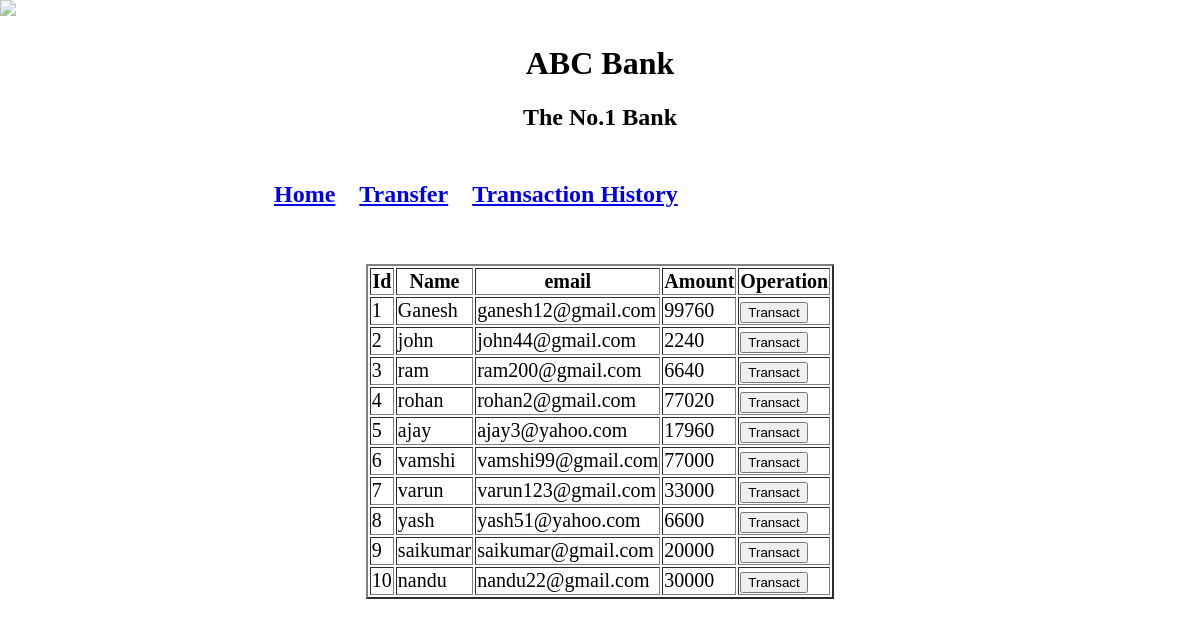
/transfer.php, run on the app's committed database.
### tables this page shows
CREATE TABLE `members` (
  `id` int(3) NOT NULL,
  `name` text NOT NULL,
  `email` varchar(30) NOT NULL,
  `amount` int(8) NOT NULL
);

### transfer.php (the view, shortened to what this page needs)
<!DOCTYPE html>
<html>
<head>
	<link rel="stylesheet" type="text/css" href="style.css">
</head>
<body>
	<?php
		$servername="localhost";
		$username="root";
		$password="banking";
		$dbname="bank";
		$conn= new mysqli($servername,$username,$password,$dbname);
    $sql = "SELECT * FROM members";
    $result = $conn->query($sql);
?>
	<div class="image">
		<img src="https://images.unsplash.com/photo-1509470578905-4a29e9a1a4d9?ixid=MXwxMjA3fDB8MHxzZWFyY2h8MjF8fGJhbmtpbmd8ZW58MHwwfDJ8&ixlib=rb-1.2.1&auto=format&fit=crop&w=500&q=60">
		<header>
			<h1 class="bank">ABC Bank</h1>
			<h2 class="tag">The No.1 Bank</h2>
		</header>
		<nav>
			<ul>
				<li><h1><a href="index.php">Home</a></h1></li>
				<li><h1><a href="#">Transfer</a></h1></li>
				<li><h1><a href="history.php">Transaction History</a></h1></li>
			</ul>
		</nav>
		<form class="transfer">
			<table align="center" border="2px;">
				<thead>
					<tr>
						<th>Id</th>
						<th>Name</th>
						<th>email</th>
						<th>Amount</th>
						<th>Operation</th>
					</tr>
				</thead>
				<tbody>
				<?php
					while($rows=$result->fetch_assoc()){
				?>
					<tr>
						<td><?php echo $rows['id'] ?></td>
						<td><?php echo $rows['name'] ?></td>
						<td><?php echo $rows['email'] ?></td>
						<td><?php echo $rows['amount'] ?></td>
						<td><a href="userdetail.php?id= <?php echo $rows['id'] ;?>"><button type="button">Transact</button></a></td>
					</tr>
				<?php
					}
				?>
				</tbody>
			</table>
		</form>
	</div>
</body>
</html>

### style.css (style rules this page uses)
.image { position: relative; overflow: hidden; padding: 16px; }
.image header { position: relative; }
.image img { opacity:0.6; position: fixed; left: 0; top: 0; width: 100%; height:auto; }
.image li { display: inline-block; position: relative; padding: 10px; left: 200px; }
.transfer { position: relative; padding: 10px; font-size: 20px; }
.bank, .tag { text-align:center; color:black; }

### data on the page
members: id "1", name "Ganesh", email "ganesh12@gmail.com", amount "99760"
members: id "2", name "john", email "john44@gmail.com", amount "2240"
members: id "3", name "ram", email "ram200@gmail.com", amount "6640"
members: id "4", name "rohan", email "rohan2@gmail.com", amount "77020"
members: id "5", name "ajay", email "ajay3@yahoo.com", amount "17960"
members: id "6", name "vamshi", email "vamshi99@gmail.com", amount "77000"
members: id "7", name "varun", email "varun123@gmail.com", amount "33000"
members: id "8", name "yash", email "yash51@yahoo.com", amount "6600"
members: id "9", name "saikumar", email "saikumar@gmail.com", amount "20000"
members: id "10", name "nandu", email "nandu22@gmail.com", amount "30000"
